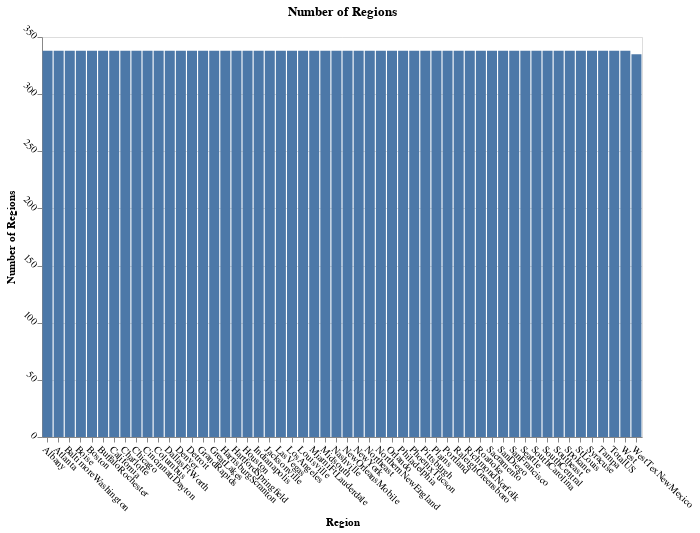

Notebook code for this chart:
### Code cell
alt.Chart(avocado_data).mark_bar().encode(
    x=alt.X('region:N', title='Region'),  # Encoding 'region' on the x-axis
    y=alt.Y('count():Q', title='Number of Regions'),  # Counting the number of occurrences for each region
    tooltip=['region:N', 'count():Q']  # Adding tooltips for better interactivity
).properties(
    width=600,  # Adjusted width for better proportions
    height=400,  # Adjusted height for better proportions
    title='Number of Regions'  # Added a title
).configure_axis(
    labelAngle=45  # Rotated x-axis labels for better readability
)

### Figure 1 — Vega specification as saved in the notebook (floating-point values rounded to 4 significant figures)
{"$schema": "https://vega.github.io/schema/vega/v5.json", "data": [{"name": "source_0", "values": [{"__count": 338, "region": "Albany"}, {"__count": 338, "region": "Atlanta"}, {"__count": 338, "region": "BaltimoreWashington"}, {"__count": 338, "region": "Boise"}, {"__count": 338, "region": "Boston"}, {"__count": 338, "region": "BuffaloRochester"}, {"__count": 338, "region": "California"}, {"__count": 338, "region": "Charlotte"}, {"__count": 338, "region": "Chicago"}, {"__count": 338, "region": "CincinnatiDayton"}, {"__count": 338, "region": "Columbus"}, {"__count": 338, "region": "DallasFtWorth"}, {"__count": 338, "region": "Denver"}, {"__count": 338, "region": "Detroit"}, {"__count": 338, "region": "GrandRapids"}, {"__count": 338, "region": "GreatLakes"}, {"__count": 338, "region": "HarrisburgScranton"}, {"__count": 338, "region": "HartfordSpringfield"}, {"__count": 338, "region": "Houston"}, {"__count": 338, "region": "Indianapolis"}, {"__count": 338, "region": "Jacksonville"}, {"__count": 338, "region": "LasVegas"}, {"__count": 338, "region": "LosAngeles"}, {"__count": 338, "region": "Louisville"}, {"__count": 338, "region": "MiamiFtLauderdale"}, {"__count": 338, "region": "Midsouth"}, {"__count": 338, "region": "Nashville"}, {"__count": 338, "region": "NewOrleansMobile"}, {"__count": 338, "region": "NewYork"}, {"__count": 338, "region": "Northeast"}, {"__count": 338, "region": "NorthernNewEngland"}, {"__count": 338, "region": "Orlando"}, {"__count": 338, "region": "Philadelphia"}, {"__count": 338, "region": "PhoenixTucson"}, {"__count": 338, "region": "Pittsburgh"}, {"__count": 338, "region": "Plains"}, {"__count": 338, "region": "Portland"}, {"__count": 338, "region": "RaleighGreensboro"}, {"__count": 338, "region": "RichmondNorfolk"}, {"__count": 338, "region": "Roanoke"}, {"__count": 338, "region": "Sacramento"}, {"__count": 338, "region": "SanDiego"}, {"__count": 338, "region": "SanFrancisco"}, {"__count": 338, "region": "Seattle"}, {"__count": 338, "region": "SouthCarolina"}, {"__count": 338, "region": "SouthCentral"}, {"__count": 338, "region": "Southeast"}, {"__count": 338, "region": "Spokane"}, {"__count": 338, "region": "StLouis"}, {"__count": 338, "region": "Syracuse"}, {"__count": 338, "region": "Tampa"}, {"__count": 338, "region": "TotalUS"}, {"__count": 338, "region": "West"}, {"__count": 335, "region": "WestTexNewMexico"}]}, {"name": "source_0_x_domain_region", "values": [{"region": "Albany"}, {"region": "Atlanta"}, {"region": "BaltimoreWashington"}, {"region": "Boise"}, {"region": "Boston"}, {"region": "BuffaloRochester"}, {"region": "California"}, {"region": "Charlotte"}, {"region": "Chicago"}, {"region": "CincinnatiDayton"}, {"region": "Columbus"}, {"region": "DallasFtWorth"}, {"region": "Denver"}, {"region": "Detroit"}, {"region": "GrandRapids"}, {"region": "GreatLakes"}, {"region": "HarrisburgScranton"}, {"region": "HartfordSpringfield"}, {"region": "Houston"}, {"region": "Indianapolis"}, {"region": "Jacksonville"}, {"region": "LasVegas"}, {"region": "LosAngeles"}, {"region": "Louisville"}, {"region": "MiamiFtLauderdale"}, {"region": "Midsouth"}, {"region": "Nashville"}, {"region": "NewOrleansMobile"}, {"region": "NewYork"}, {"region": "Northeast"}, {"region": "NorthernNewEngland"}, {"region": "Orlando"}, {"region": "Philadelphia"}, {"region": "PhoenixTucson"}, {"region": "Pittsburgh"}, {"region": "Plains"}, {"region": "Portland"}, {"region": "RaleighGreensboro"}, {"region": "RichmondNorfolk"}, {"region": "Roanoke"}, {"region": "Sacramento"}, {"region": "SanDiego"}, {"region": "SanFrancisco"}, {"region": "Seattle"}, {"region": "SouthCarolina"}, {"region": "SouthCentral"}, {"region": "Southeast"}, {"region": "Spokane"}, {"region": "StLouis"}, {"region": "Syracuse"}, {"region": "Tampa"}, {"region": "TotalUS"}, {"region": "West"}, {"region": "WestTexNewMexico"}]}, {"name": "source_0_y_domain___count", "values": [{"min": 335, "max": 338}]}], "marks": [{"type": "rect", "name": "marks", "from": {"data": "source_0"}, "encode": {"update": {"description": {"signal": "\"Region: \" + (isValid(datum[\"region\"]) ? datum[\"region\"] : \"\"+datum[\"region\"]) + \"; Number of Regions: \" + (format(datum[\"__count\"], \"\")) + \"; region: \" + (isValid(datum[\"region\"]) ? datum[\"region\"] : \"\"+datum[\"region\"]) + \"; Count of Records: \" + (format(datum[\"__count\"], \"\"))"}, "y2": {"value": 0, "scale": "y"}, "width": {"signal": "max(0.25, bandwidth('x'))"}, "fill": {"value": "#4c78a8"}, "tooltip": {"signal": "{\"region\": isValid(datum[\"region\"]) ? datum[\"region\"] : \"\"+datum[\"region\"], \"Count of Records\": format(datum[\"__count\"], \"\")}"}, "x": {"field": "region", "scale": "x"}, "y": {"field": "__count", "scale": "y"}, "ariaRoleDescription": {"value": "bar"}}}, "style": ["bar"]}], "scales": [{"name": "x", "type": "band", "domain": {"data": "source_0_x_domain_region", "field": "region", "sort": true}, "range": [0, {"signal": "width"}], "paddingOuter": 0.05, "paddingInner": 0.1}, {"name": "y", "type": "linear", "domain": [{"signal": "(data(\"source_0_y_domain___count\")[0] || {}).min"}, {"signal": "(data(\"source_0_y_domain___count\")[0] || {}).max"}], "range": [{"signal": "height"}, 0], "nice": true, "zero": true}], "axes": [{"scale": "y", "gridScale": "x", "labels": false, "minExtent": 0, "zindex": 0, "aria": false, "domain": false, "tickCount": {"signal": "ceil(height/40)"}, "orient": "left", "grid": true, "maxExtent": 0, "ticks": false}, {"scale": "x", "labelAlign": "left", "title": "Region", "orient": "bottom", "zindex": 0, "labelBaseline": "top", "grid": false}, {"scale": "y", "title": "Number of Regions", "labelOverlap": true, "orient": "left", "zindex": 0, "grid": false, "labelAlign": "right", "tickCount": {"signal": "ceil(height/40)"}}], "title": {"text": "Number of Regions", "frame": "group"}, "background": "white", "style": "cell", "padding": 5, "config": {"axis": {"labelAngle": 45}}, "width": 600, "height": 400}
